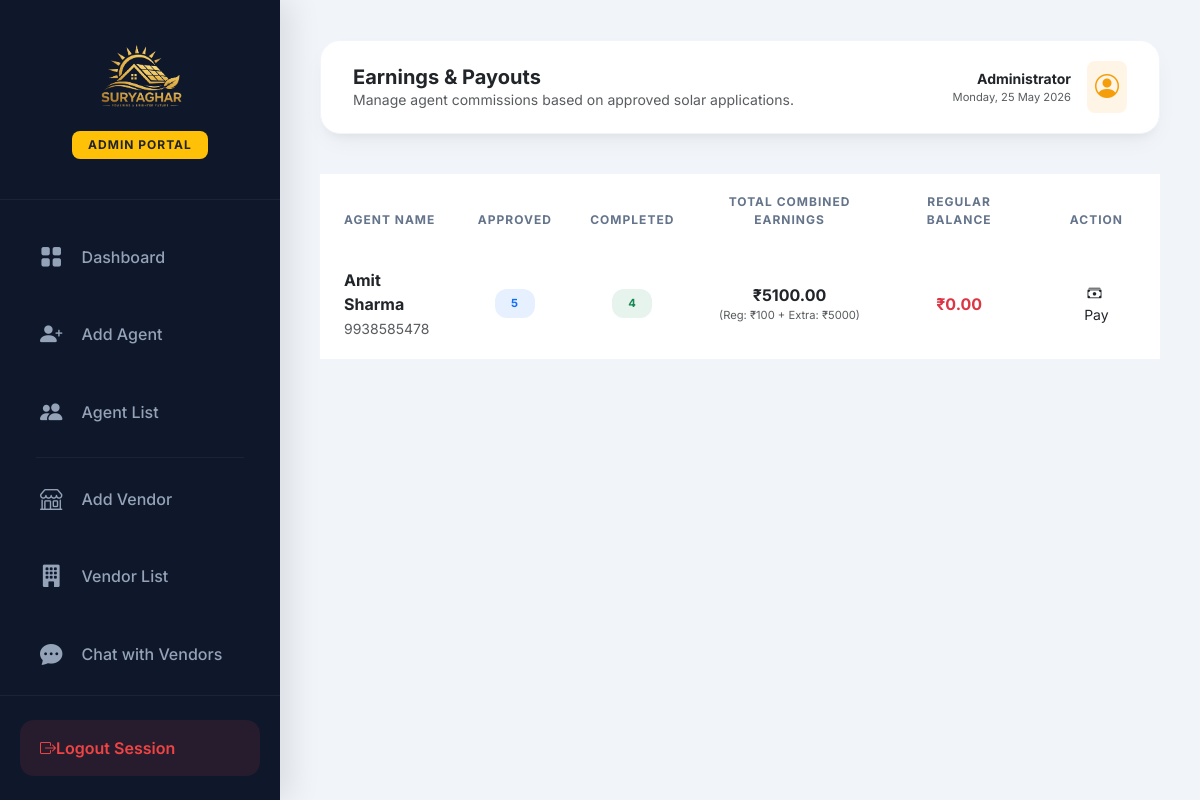
The page /agent-commissions/ (signed in) on the database its author committed.
### app/models.py (models this page shows, shortened)
class Agent(models.Model):
    name = models.CharField(max_length=100)
    email = models.EmailField(unique=True)
    phone = models.CharField(max_length=15, unique=True)
    address = models.TextField(null=True, blank=True)
    profile_photo = models.ImageField(upload_to='profile_photos/', null=True, blank=True)
    aadhar_number = models.CharField(max_length=15, null=True, blank=True)
    aadhar_card_image = models.ImageField(upload_to='aadhar_cards/', null=True, blank=True)
    password = models.CharField(max_length=100)
    is_active = models.BooleanField(default=True)
    created_at = models.DateTimeField(auto_now_add=True)

### app/views.py (the view)
# urls.py: path('agent-commissions/', views.agent_commissions, name='agent_commissions'), # Admin view of all agent regular earnings
def agent_commissions(request):
    if not request.user.is_authenticated or not request.user.is_staff:
        return redirect('admin_login')
    agents_data = []
    agents = Agent.objects.all()
    for agent in agents:
        approved_count = Customer.objects.filter(agent=agent, status__in=['Approved', 'Confirmed']).count()
        confirmed_count = Customer.objects.filter(agent=agent, status='Confirmed').count()
        regular_earnings = approved_count * 20
        total_paid_regular = Payment.objects.filter(agent=agent, payment_type='Regular').aggregate(Sum('amount'))['amount__sum'] or 0
        total_paid_extra = Payment.objects.filter(agent=agent, payment_type='Extra').aggregate(Sum('amount'))['amount__sum'] or 0
        total_combined_earnings = float(regular_earnings) + float(total_paid_extra)
        balance = regular_earnings - float(total_paid_regular)
        agents_data.append({
            'agent': agent,
            'approved_count': approved_count,
            'confirmed_count': confirmed_count,
            'total_earnings': regular_earnings,
            'total_paid_regular': total_paid_regular,
            'total_paid_extra': total_paid_extra,
            'total_combined_earnings': total_combined_earnings,
            'balance': balance
        })
    return render(request, 'admin/agent_commissions.html', {'agents_data': agents_data})

### app/templates/admin/agent_commissions.html (shortened to what this page needs)
{% extends 'admin/admin_dashboard.html' %}
{% load static %}
{% block page_title %}Earnings & Payouts{% endblock %}
{% block page_subtitle %}Manage agent commissions based on approved solar applications.{% endblock %}
{% block dashboard_content %}
<div class="modern-table-container">
    <div class="table-responsive">
        <table class="table modern-table mb-0">
            <thead>
                <tr>
                    <th class="ps-4">Agent Name</th>
                    <th class="text-center">Approved</th>
                    <th class="text-center">Completed</th>
                    <th class="text-center">Total Combined Earnings</th>
                    <th class="text-center">Regular Balance</th>
                    <th class="text-center">Action</th>
                </tr>
            </thead>
            <tbody>
                {% for data in agents_data %}
                <tr>
                    <td class="ps-4">
                        <div class="fw-bold text-dark">{{ data.agent.name }}</div>
                        <small class="text-muted">{{ data.agent.phone }}</small>
                    </td>
                    <td class="text-center">
                        <span class="badge-modern bg-primary bg-opacity-10 text-primary px-3">{{ data.approved_count }}</span>
                    </td>
                    <td class="text-center">
                        <span class="badge-modern bg-success bg-opacity-10 text-success px-3">{{ data.confirmed_count }}</span>
                    </td>
                    <td class="text-center">
                        <div class="fw-bold text-dark">₹{{ data.total_combined_earnings|stringformat:".2f" }}</div>
                        <div class="extra-small text-muted" style="font-size: 0.7rem;">(Reg: ₹{{ data.total_earnings }} + Extra: ₹{{ data.total_paid_extra }})</div>
                    </td>
                    <td class="text-center">
                        <div class="fw-bold {% if data.balance < 0 %}text-primary{% else %}text-danger{% endif %}">
                            ₹{{ data.balance|stringformat:".2f"|cut:"-" }}
                        </div>
                    </td>
                    <td class="text-center">
                        <a href="{% url 'agent_payment' data.agent.id %}" class="btn btn-sm btn-modern btn-modern-primary py-1 px-4">
                            <i class="bi bi-cash-stack me-1"></i> Pay
                        </a>
                    </td>
                </tr>
                {% empty %}
                <tr>
                    <td colspan="6" class="text-center py-5 text-muted">No agent data available.</td>
                </tr>
                {% endfor %}
            </tbody>
        </table>
    </div>
</div>
{% endblock %}

### app/templates/admin/admin_dashboard.html (style rules this page uses)
:root { --sidebar-width: 280px; --deep-navy: #0f172a; --secondary-navy: #1e293b; --gold-primary: #f59e0b; --gold-hover: #d97706; --bg-light: #f1f5f9; --text-main: #1e293b; --text-muted: #64748b; --card-shadow: 0 10px 25px -5px rgba(0, 0, 0, 0.05), 0 8px 10px -6px rgba(0, 0, 0, 0.05); --transition: all 0.3s cubic-bezier(0.4, 0, 0.2, 1); }
body { font-family: 'Inter', system-ui, -apple-system, sans-serif; background-color: var(--bg-light); color: var(--text-main); }
.modern-table thead { background: #f8fafc; }
.modern-table th { font-weight: 700; text-transform: uppercase; font-size: 0.75rem; letter-spacing: 1px; color: var(--text-muted); padding: 1.2rem; border: none; }
.modern-table td { padding: 1.2rem; vertical-align: middle; border-bottom: 1px solid #f1f5f9; }
.badge-modern { display: inline-flex; align-items: center; gap: 6px; padding: 6px 16px; border-radius: 12px; font-weight: 700; font-size: 0.7rem; text-transform: uppercase; letter-spacing: 0.5px; white-space: nowrap; transition: var(--transition); }

### rows shown on the page
Agent: agent.name "Amit Sharma", agent.phone "9938585478", approved_count "5", confirmed_count "4", total_combined_earnings "5100.00", total_earnings "100", total_paid_extra "5000", balance "0.00"
